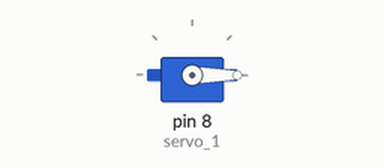
Bench run of a sketch on a simulated Arduino Uno, built with avr-gcc and run on an emulated ATmega328P. Parts: servo.

Above: at 0.05 s.
At 3.0 s:
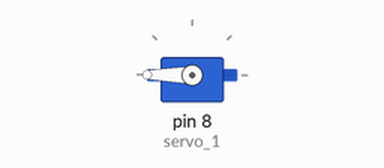
Timing chart, 0 to 6.9 s (numbered marks = the images above):
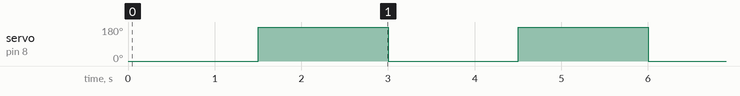

Measured:
- by itself, servo on pin 8 (servo_1): alternates 180° for 1.5 s and 0° for 1.5 s

The sketch:

code.ino
```cpp
#include <Servo.h>

Servo servo_1;

void setup() {
servo_1.attach(8);
}

void loop() {
  servo_1.write(0);
  delay(1500);
  servo_1.write(180);
  delay(1500);
}
```
